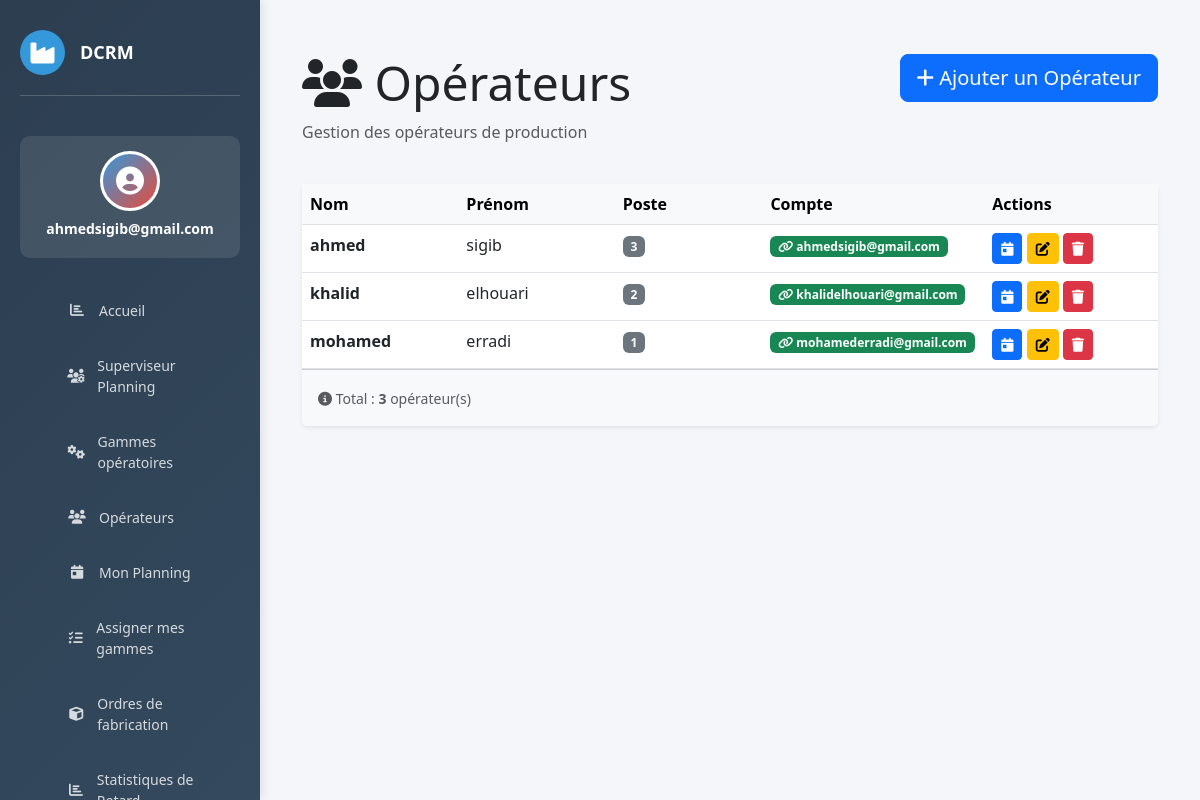
Page /operateurs/ (signed in) on the earlier database version.
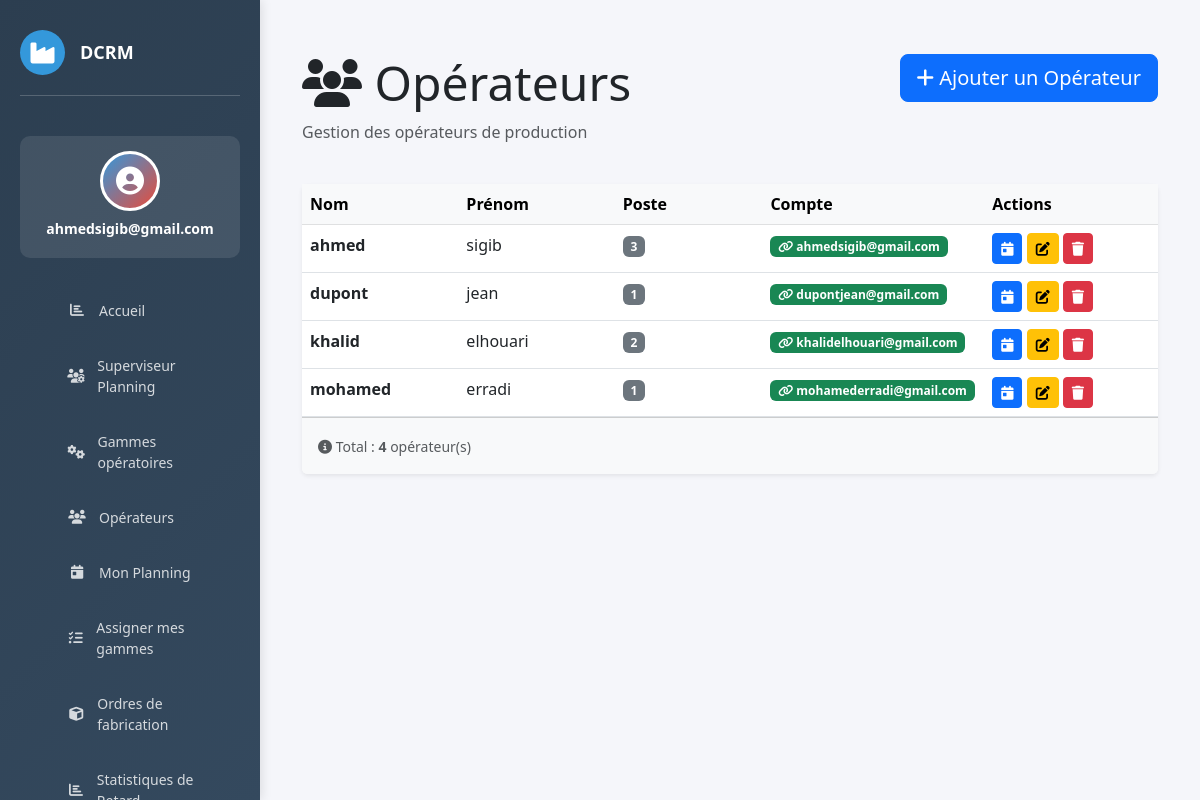
Same page on the later database version.
### website/models.py (models this page shows, shortened)
class Operateur(models.Model):
    SHIFT_CHOICES = [
        ('matin',      'Matin      (06h → 14h)'),
        ('normal',     'Normal     (08h → 17h)'),
        ('apres_midi', 'Après-midi (14h → 22h)'),
    ]
    nom    = models.CharField(max_length=100)
    prenom = models.CharField(max_length=100)
    poste  = models.CharField(max_length=100, blank=True)
    shift  = models.CharField(
        max_length=20,
        choices=SHIFT_CHOICES,
        default='normal',
        verbose_name="Type de shift"
    )
    user   = models.OneToOneField(
        User, null=True, blank=True,
        on_delete=models.SET_NULL,
        related_name='operateur_profil',
        verbose_name="Compte utilisateur"
    )

### website/views.py (the view)
# urls.py: path('operateurs/', views.operateurs_list, name='operateur_list'),
@login_required(login_url='home')
def operateurs_list(request):
    operateurs = Operateur.objects.all().order_by('nom')
    context = {
        'operateurs': operateurs,
    }
    return render(request, 'operateur/operateur_list.html', context)

### website/templates/operateur/operateur_list.html (shortened to what the changed rows need)
{% extends 'base.html' %}
{% load static %}
{% block content %}
<div class="container-fluid mt-4">
    <div class="row mb-4">
        <div class="col-md-8">
            <h1 class="display-5">
                <i class="fas fa-users"></i> Opérateurs
            </h1>
        </div>
    </div>
    <div class="card border-0 shadow-sm">
        <div class="card-body p-0">
            {% if operateurs %}
                <div class="table-responsive">
                    <table class="table table-hover mb-0">
                        <thead class="table-light">
                            <tr>
                                <th style="width: 18%">Nom</th>
                                <th style="width: 18%">Prénom</th>
                                <th style="width: 17%">Poste</th>
                                <th style="width: 12%">Compte</th>
                                <th style="width: 20%">Actions</th>
                            </tr>
                        </thead>
                        <tbody>
                            {% for operateur in operateurs %}
                            <tr>
                                <td>
                                    <strong>{{ operateur.nom }}</strong>
                                </td>
                                <td>
                                    {{ operateur.prenom }}
                                </td>
                                <td>
                                    {% if operateur.poste %}
                                        <span class="badge bg-secondary">{{ operateur.poste }}</span>
                                    {% else %}
                                        <span class="text-muted">-</span>
                                    {% endif %}
                                </td>
                                <td>
                                    {% if operateur.user %}
                                        <span class="badge bg-success"><i class="fas fa-link"></i> {{ operateur.user.username }}</span>
                                    {% else %}
                                        <span class="text-muted small">—</span>
                                    {% endif %}
                                </td>
                                <td>
                                    <a href="# "
                                       class="btn btn-sm btn-primary"
                                       title="Planning">
                                        <i class="fas fa-calendar-day"></i>
                                    </a>
                                    <a href="{% url 'modifier_operateur' operateur.id %}"
                                       class="btn btn-sm btn-warning"
                                       title="Modifier">
                                        <i class="fas fa-edit"></i>
                                    </a>
                                    <a href="{% url 'supprimer_operateur' operateur.id %}"
                                       class="btn btn-sm btn-danger"
                                       title="Supprimer"
                                       onclick="return confirm('Êtes-vous sûr de vouloir supprimer cet opérateur ?');">
                                        <i class="fas fa-trash"></i>
                                    </a>
                                </td>
                            </tr>
                            {% endfor %}
                        </tbody>
                    </table>
                </div>
                <div class="card-footer bg-light p-3">
                    <small class="text-muted">
                        <i class="fas fa-info-circle"></i>
                        Total : <strong>{{ operateurs.count }}</strong> opérateur(s)
                    </small>
                </div>
            {% endif %}
        </div>
    </div>
</div>
{% endblock %}

Differences in the rows shown:
added Operateur: nom "dupont", prenom "jean", poste "1", user.username "dupontjean@gmail.com"
Other differences:
{{ operateurs.count }}: "3" → "4"
